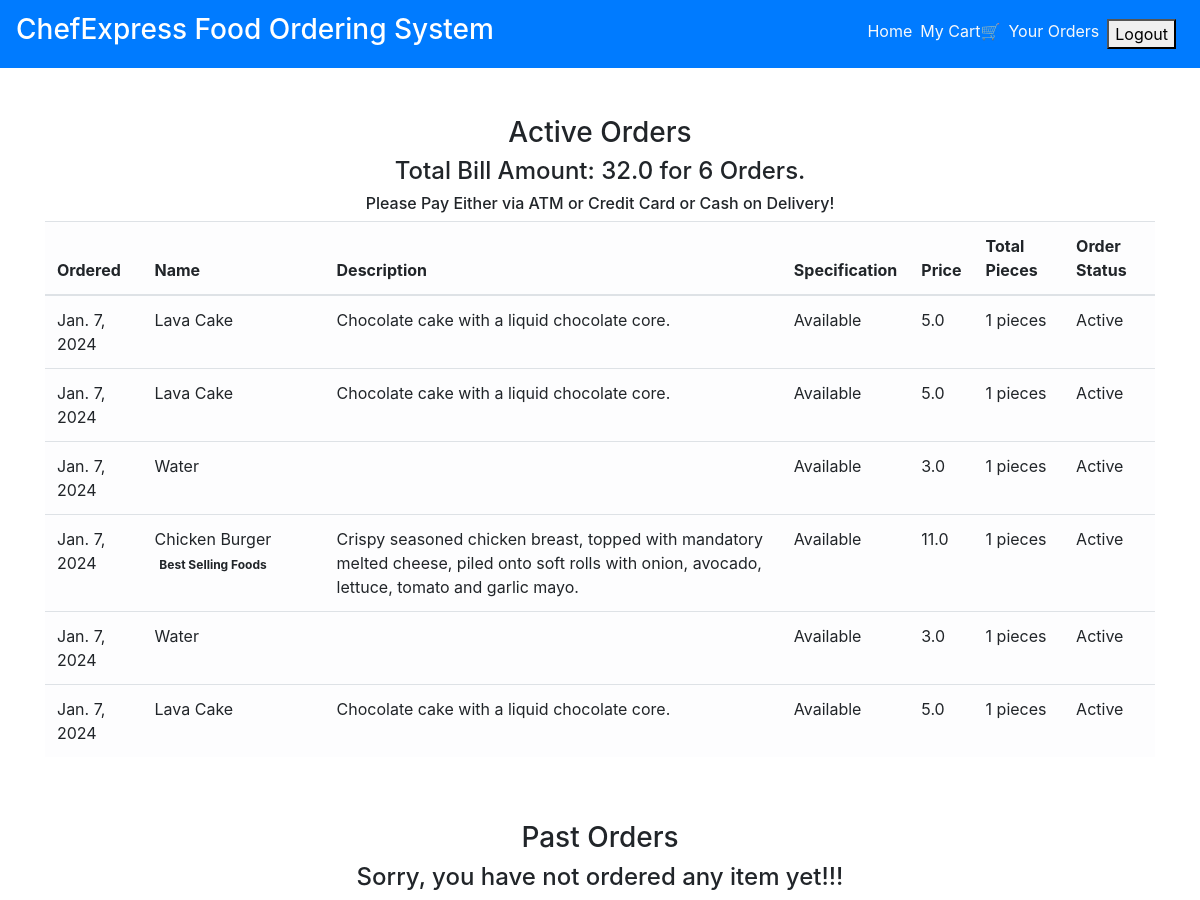
/order_details/ (signed in), run on the app's committed database.
### main/models.py (models this page shows, shortened)
class CartItems(models.Model):
    ORDER_STATUS = (
        ('Active', 'Active'),
        ('Delivered', 'Delivered')
    )
    user = models.ForeignKey(User, on_delete=models.CASCADE)
    item = models.ForeignKey(Item, on_delete=models.CASCADE)
    ordered = models.BooleanField(default=False)
    quantity = models.IntegerField(default=1)
    ordered_date = models.DateField(default=timezone.now)
    status = models.CharField(max_length=20, choices=ORDER_STATUS, default='Active')
    delivery_date = models.DateField(default=timezone.now)
    class Meta:
        verbose_name = 'Cart Item'
        verbose_name_plural = 'Cart Items'

class Item(models.Model):
    LABELS = (
        ('Best Selling Foods', 'Best Selling Foods'),
        ('New Food', 'New Food'),
        ('Spicy Foods🔥', 'Spicy Foods🔥'),
    )
    LABEL_COLOUR = (
        ('danger', 'danger'),
        ('success', 'success'),
        ('primary', 'primary'),
        ('info', 'info'),
        ('warning', 'warning'),
    )
    title = models.CharField(max_length=150)
    description = models.CharField(max_length=250,blank=True)
    price = models.FloatField()
    pieces = models.IntegerField(default=6)
    instructions = models.CharField(max_length=250,default="Available")
    image = models.ImageField(default='default.png', upload_to='images/')
    labels = models.CharField(max_length=25, choices=LABELS, blank=True)
    label_colour = models.CharField(max_length=15, choices=LABEL_COLOUR, blank=True)
    slug = models.SlugField(default="foods")
    created_by = models.ForeignKey(User, on_delete=models.CASCADE)

### main/views.py (the view)
# urls.py: path('order_details/', views.order_details, name='order_details'),
@login_required
def order_details(request):
    items = CartItems.objects.filter(user=request.user, ordered=True,status="Active").order_by('-ordered_date')
    cart_items = CartItems.objects.filter(user=request.user, ordered=True,status="Delivered").order_by('-ordered_date')
    bill = items.aggregate(Sum('item__price'))
    number = items.aggregate(Sum('quantity'))
    pieces = items.aggregate(Sum('item__pieces'))
    total = bill.get("item__price__sum")
    count = number.get("quantity__sum")
    total_pieces = pieces.get("item__pieces__sum")
    context = {
        'items':items,
        'cart_items':cart_items,
        'total': total,
        'count': count,
        'total_pieces': total_pieces
    }
    return render(request, 'main/order_details.html', context)

### main/templatetags/get_group.py (called while the page is built)
@register.filter(name='has_group')
def has_group(user, group_name):
    return user.groups.filter(name=group_name).exists()

### main/templates/main/order_details.html
{% extends "main/layout.html" %}
{% block content %}
<div class="cart">
    <div class="container">
        <div class="row">
            <div class="col-sm-12 mt-5">
                <h3 class="text-center">Active Orders</h3>
                {% if items %}
                <h4 class="text-center">Total Bill Amount: {{total}} for {{ count }} Orders.</h4>
                <h6 class="text-center">Please Pay Either via ATM or Credit Card or Cash on Delivery!</h6>
                <div class="table-responsive">
                    <table class="table table-light">
                        <thead>
                        <tr>
                            <th scope="col">Ordered</th>
                            <th scope="col">Name</th>
                            <th scope="col">Description</th>
                            <th scope="col">Specification</th>
                            <th scope="col">Price</th>
                            <th scope="col">Total Pieces</th>
                            <th scope="col">Order Status</th>
                        </tr>
                        </thead>
                        <tbody>
                            {% for item_active in items %}
                        <tr>
                            <td>{{ item_active.ordered_date }}</td>
                            <td>{{ item_active.item.title }} <span class="badge badge-{{ item_active.item.label_colour }}">{{ item_active.item.labels }}</span></td>
                            <td>{{ item_active.item.description }}</td>
                            <td>{{ item_active.item.instructions }}</td>
                            <td>{{ item_active.item.price }}</td>
                            <td>{{ item_active.item.pieces }} pieces</td>
                            <td>{{ item_active.status }}</td>
                        </tr>
                            {% endfor %}
                        </tbody>
                    </table>
                </div>
                {% else %}
                <h4 class="text-center">Sorry, you have not ordered any item yet!!!</h4>
                {% endif %}
            </div>
        </div>
        <div class="row">
            <div class="col-sm-12 mt-5">
                <h3 class="text-center">Past Orders</h3>
                {% if cart_items %}
                <div class="table-responsive">
                    <table class="table table-light">
                        <thead>
                        <tr>
                            <th scope="col">Ordered</th>
                            <th scope="col">Name</th>
                            <th scope="col">Description</th>
                            <th scope="col">Specification</th>
                            <th scope="col">Price</th>
                            <th scope="col">Total Pieces</th>
                            <th scope="col">Order Status</th>
                            <th scope="col">Delivery Date</th>
                        </tr>
                        </thead>
                        <tbody>
                            {% for cart in cart_items %}
                        <tr>
                            <td>{{ cart.ordered_date }}</td>
                            <td>{{ cart.item.title }} <span class="badge badge-{{ cart.item.label_colour }}">{{ cart.item.labels }}</span></td>
                            <td>{{ cart.item.description }}</td>
                            <td>{{ cart.item.instructions }}</td>
                            <td>{{ cart.item.price }}</td>
                            <td>{{ cart.item.pieces }} pieces</td>
                            <td>{{ cart.status }}</td>
                            <td>{{ cart.delivery_date }}</td>
                        </tr>
                            {% endfor %}
                        </tbody>
                    </table>
                </div>
                {% else %}
                <h4 class="text-center">Sorry, you have not ordered any item yet!!!</h4>
                {% endif %}
            </div>
        </div>
    </div>
</div>
{% endblock content %}

### data on the page
CartItems: ordered_date "Jan. 7, 2024", item "Lava Cake", item.description "Chocolate cake with a liquid chocolate core.", item.instructions "Available", item.price "5.0", item.pieces "1", status "Active"
CartItems: ordered_date "Jan. 7, 2024", item "Lava Cake", item.description "Chocolate cake with a liquid chocolate core.", item.instructions "Available", item.price "5.0", item.pieces "1", status "Active"
CartItems: ordered_date "Jan. 7, 2024", item "Water", item.instructions "Available", item.price "3.0", item.pieces "1", status "Active"
CartItems: ordered_date "Jan. 7, 2024", item "Chicken Burger", item.labels "Best Selling Foods", item.description "Crispy seasoned chicken breast, topped with mandatory melted cheese, piled onto soft rolls with onion, avocado, lettuce, tomato and garlic mayo.", item.instructions "Available", item.price "11.0", item.pieces "1", status "Active"
CartItems: ordered_date "Jan. 7, 2024", item "Water", item.instructions "Available", item.price "3.0", item.pieces "1", status "Active"
CartItems: ordered_date "Jan. 7, 2024", item "Lava Cake", item.description "Chocolate cake with a liquid chocolate core.", item.instructions "Available", item.price "5.0", item.pieces "1", status "Active"

### other printed values
{{ total }} "32.0"
{{ count }} "6"
